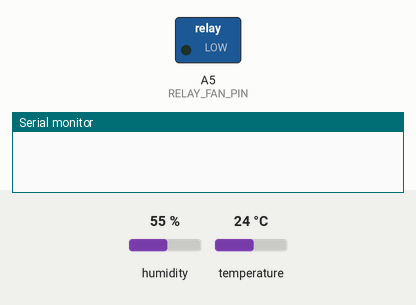
Recording of a sketch running on a simulated Arduino Uno, built with avr-gcc and run on an emulated ATmega328P. Shown: switched loads named in the sketch (green lamp = pin HIGH), the last lines printed to the serial monitor. The test bench sets the inputs (shaded band); at power-on: temperature 24 °C, humidity 55 %.

Above: at 18.0 s.
18.1 s: temperature set to 26.2 °C
At 20.5 s:
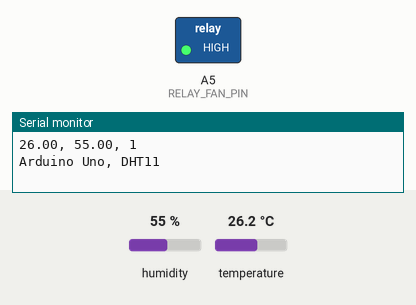
33.1 s: temperature set to 24 °C
48.1 s: temperature set to 22.9 °C
At 61.2 s:
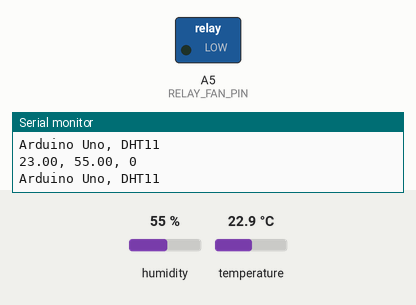
Timing chart, 0 to 62.7 s (numbered marks = the images above; inputs shaded):
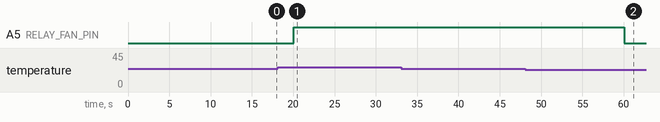

Measured:
- the behaviour switches between 25.4 and 25.5 °C on temperature (found by bisection; images 0 and 1)
- the behaviour switches between 23.5 and 23.4 °C on temperature (found by bisection; images 1 and 2)
- after the input at 18.1 s, A5 (RELAY_FAN_PIN): LOW → HIGH after 1.9 s
- after the input at 48.1 s, A5 (RELAY_FAN_PIN): HIGH → LOW after 12.0 s

The sketch:

dht11-setup.ino
```cpp
#include "DHT.h"

#define RELAY_FAN_PIN A5
#define DHTPIN 7
#define DHTTYPE DHT11

DHT dht(DHTPIN, DHTTYPE);
float TEMP_THRESHOLD_UPPER;
float TEMP_THRESHOLD_LOWER;
bool anomalyRecorded = false;

float temperature;
float humidity;

const char* getBoardName() {
#if defined(ARDUINO_AVR_ADK)
  return "Arduino Mega Adk";
#elif defined(ARDUINO_AVR_BT)
  return "Arduino Bt";
#elif defined(ARDUINO_AVR_DUEMILANOVE)
  return "Arduino Duemilanove";
#elif defined(ARDUINO_AVR_ESPLORA)
  return "Arduino Esplora";
#elif defined(ARDUINO_AVR_ETHERNET)
  return "Arduino Ethernet";
#elif defined(ARDUINO_AVR_FIO)
  return "Arduino Fio";
#elif defined(ARDUINO_AVR_GEMMA)
  return "Arduino Gemma";
#elif defined(ARDUINO_AVR_LEONARDO)
  return "Arduino Leonardo";
#elif defined(ARDUINO_AVR_LILYPAD)
  return "Arduino Lilypad";
#elif defined(ARDUINO_AVR_LILYPAD_USB)
  return "Arduino Lilypad Usb";
#elif defined(ARDUINO_AVR_MEGA)
  return "Arduino Mega";
#elif defined(ARDUINO_AVR_MEGA2560)
  return "Arduino Mega 2560";
#elif defined(ARDUINO_AVR_MICRO)
  return "Arduino Micro";
#elif defined(ARDUINO_AVR_MINI)
  return "Arduino Mini";
#elif defined(ARDUINO_AVR_NANO)
  return "Arduino Nano";
#elif defined(ARDUINO_AVR_NG)
  return "Arduino NG";
#elif defined(ARDUINO_AVR_PRO)
  return "Arduino Pro";
#elif defined(ARDUINO_AVR_ROBOT_CONTROL)
  return "Arduino Robot Ctrl";
#elif defined(ARDUINO_AVR_ROBOT_MOTOR)
  return "Arduino Robot Motor";
#elif defined(ARDUINO_AVR_UNO)
  return "Arduino Uno";
#elif defined(ARDUINO_AVR_YUN)
  return "Arduino Yun";
#else
  return "Unknown Board";
#endif
}

void setup() {
  Serial.begin(9600);
  dht.begin();
  pinMode(RELAY_FAN_PIN, OUTPUT);
  TEMP_THRESHOLD_LOWER = dht.readTemperature();
  TEMP_THRESHOLD_UPPER = TEMP_THRESHOLD_LOWER + 1.0;
}

const char* getSensorType() {
#if DHT_SENSOR_TYPE == DHT11
  return "DHT11";
#elif DHT_SENSOR_TYPE == DHT22
  return "DHT22";
#elif DHT_SENSOR_TYPE == DHT21
  return "DHT21";
#else
  return "Unknown Sensor";
#endif
}

void loop() {
  delay(20000);

  temperature = dht.readTemperature();
  humidity = dht.readHumidity();

  if (isnan(temperature) || isnan(humidity)) {
    Serial.println("Failed to read from DHT sensor!");
    return;
  }

  int fanStatus = 0;

  if (temperature > TEMP_THRESHOLD_UPPER) {
    fanStatus = 1;
    digitalWrite(RELAY_FAN_PIN, HIGH);
    if (!anomalyRecorded) {
      Serial.print(temperature);
      Serial.print(", ");
      Serial.print(humidity);
      Serial.print(", ");
      Serial.println(1);
      anomalyRecorded = true;
    }
  } else if (temperature < TEMP_THRESHOLD_LOWER) {
    fanStatus = 0;
    digitalWrite(RELAY_FAN_PIN, LOW);
    anomalyRecorded = false;
  }
  if (fanStatus == 0) {
    Serial.print(temperature);
    Serial.print(", ");
    Serial.print(humidity);
    Serial.print(", ");
    Serial.println(0);
  }
  Serial.print(getBoardName());
  Serial.print(", ");
  Serial.println(getSensorType());
}
```
